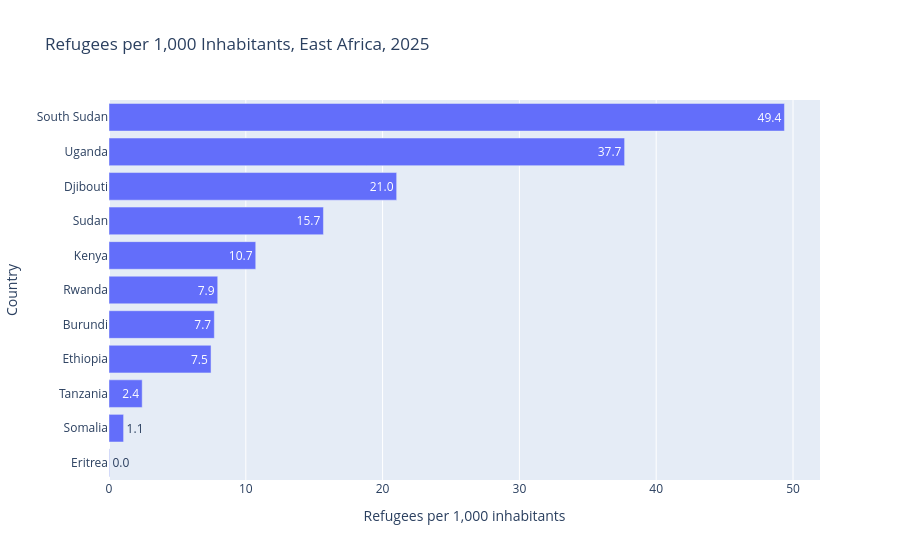

Notebook source saved alongside this figure:
### Markdown cell above
## 6. Refugees relative to population

Objective: Compare host countries by the number of refugees per 1,000 inhabitants, to show relative burden rather than raw counts.

Method: Retrieve total population (World Bank indicator SP.POP.TOTL) for the same countries, merge it with the UNHCR table on country and year, and divide refugees by population.

Notes:
- The World Bank API can be slow, so requests are made one country at a time with automatic retries.
- World Bank population data usually lags behind UNHCR by a year or more, so the analysis uses the most recent year covered by both sources.

### Code cell
import time

def get_with_retry(url, params, tries=4, timeout=120):
    """Request a URL, retrying with a growing pause if it times out or fails."""
    for attempt in range(1, tries + 1):
        try:
            response = requests.get(url, params=params, timeout=timeout)
            response.raise_for_status()
            return response
        except requests.exceptions.RequestException as error:
            print(f"  attempt {attempt} failed: {type(error).__name__}")
            time.sleep(3 * attempt)
    raise RuntimeError(f"Request failed after {tries} attempts: {url}")

# 1. Get population from the World Bank API, one country at a time
population_frames = []
for code in east_africa:
    print("Fetching", code)
    wb_url = f"https://api.worldbank.org/v2/country/{code}/indicator/SP.POP.TOTL"
    wb_params = {"format": "json", "per_page": 100, "date": "2010:2026"}
    wb_response = get_with_retry(wb_url, wb_params)
    records = wb_response.json()[1]          # [0] is metadata, [1] is the data
    population_frames.append(pd.DataFrame({
        "iso3": [r["countryiso3code"] for r in records],
        "year": [int(r["date"]) for r in records],
        "population": [r["value"] for r in records],
    }))

population = pd.concat(population_frames, ignore_index=True)

# 2. Add ISO3 codes to our UNHCR table so the two tables can be joined
name_to_iso = {name: code for code, name in east_africa.items()}
region["iso3"] = region["coa_name"].map(name_to_iso)

# 3. Merge on country and year, then calculate the relative measure
merged = region.merge(population, on=["iso3", "year"], how="left")
merged["refugees_per_1000"] = merged["refugees"] / merged["population"] * 1000

# 4. Find the latest year that has both refugee and population data
latest_year = merged.dropna(subset=["population"])["year"].max()
print("Latest year with both sources:", latest_year)

burden = (
    merged[merged["year"] == latest_year]
    .sort_values("refugees_per_1000", ascending=True)
)

fig = px.bar(
    burden,
    x="refugees_per_1000",
    y="coa_name",
    orientation="h",
    title=f"Refugees per 1,000 Inhabitants, East Africa, {latest_year}",
    labels={"refugees_per_1000": "Refugees per 1,000 inhabitants", "coa_name": "Country"},
    text_auto=".1f",
)
fig.show()

### Figure 1 — Plotly figure (JSON) as saved in the notebook; plotly's stock layout.template omitted (floating-point values rounded to 4 significant figures)
{"data": [{"hovertemplate": "Refugees per 1,000 inhabitants=%{x}<br>Country=%{y}<extra></extra>", "legendgroup": "", "marker": {"color": "#636efa", "pattern": {"shape": ""}}, "name": "", "orientation": "h", "showlegend": false, "textposition": "auto", "texttemplate": "%{x:.1f}", "type": "bar", "x": [0.03299, 1.067, 2.426, 7.459, 7.7, 7.948, 10.73, 15.68, 21.03, 37.69, 49.37], "xaxis": "x", "y": ["Eritrea", "Somalia", "Tanzania", "Ethiopia", "Burundi", "Rwanda", "Kenya", "Sudan", "Djibouti", "Uganda", "South Sudan"], "yaxis": "y"}], "layout": {"barmode": "relative", "legend": {"tracegroupgap": 0}, "title": {"text": "Refugees per 1,000 Inhabitants, East Africa, 2025"}, "xaxis": {"anchor": "y", "domain": [0, 1], "title": {"text": "Refugees per 1,000 inhabitants"}}, "yaxis": {"anchor": "x", "domain": [0, 1], "title": {"text": "Country"}}}}
